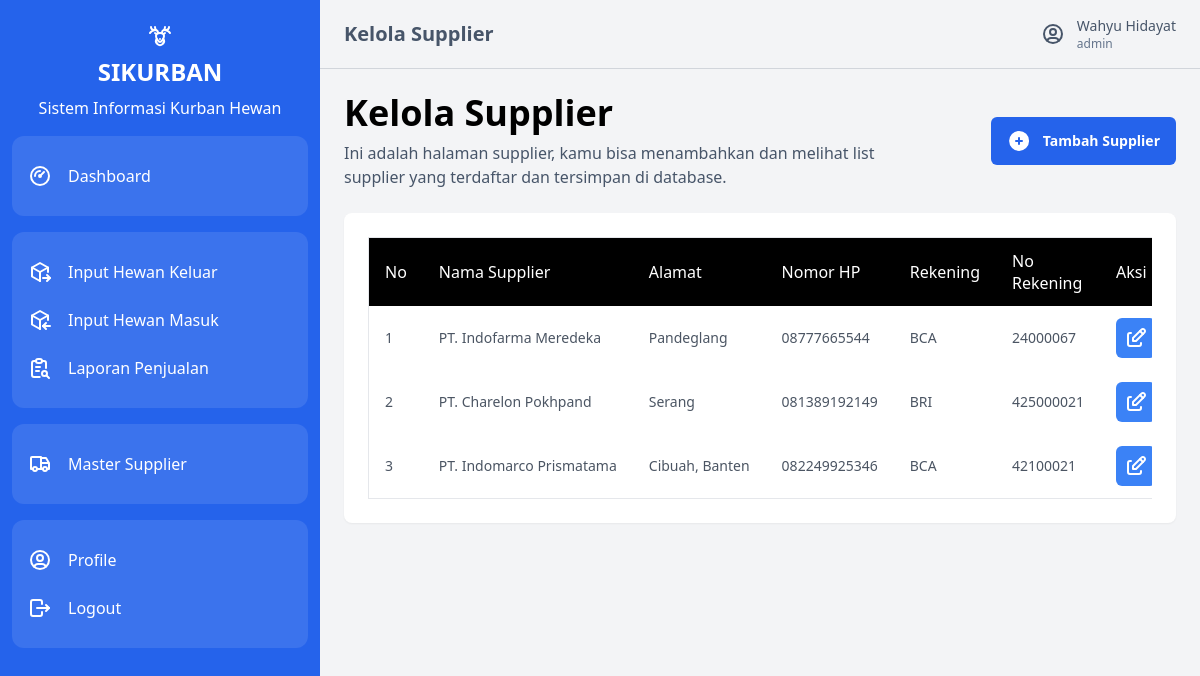
The app's page /index.php?page=kelola_supplier (signed in) with its own data.
### tables this page shows
CREATE TABLE `supplier` (
  `id` int(11) NOT NULL,
  `nama` varchar(255) DEFAULT NULL,
  `alamat` varchar(255) DEFAULT NULL,
  `nomor_hp` varchar(100) DEFAULT NULL,
  `rekening` varchar(100) DEFAULT NULL,
  `nomor_rekening` varchar(100) DEFAULT NULL,
  `status` varchar(100) NOT NULL
);

### report/kelola_supplier.php (the view, shortened to what this page needs)
<div class="flex flex-row items-center justify-between gap-16">
    <div class="flex flex-col gap-2 flex-1">
        <h1 class="text-4xl font-bold text-black">Kelola Supplier</h1>
        <span>Ini adalah halaman supplier, kamu bisa menambahkan dan melihat list supplier yang terdaftar dan tersimpan di database.</span>
    </div>
    <div>
        <a href="?page=tambah_supplier" class="button">
            Tambah Supplier
        </a>
    </div>
</div>
<div class="flex flex-col bg-white p-6 rounded-lg shadow-sm">
    <?php
    include 'koneksi.php';
    $data =  [];
    $query = mysqli_query($koneksi, "SELECT * FROM supplier WHERE `status`='active' order by id desc");
    while($d = mysqli_fetch_assoc($query)){
        $data [] = $d;
    }
    ?>
    <div class="table-container">
        <table class="data-table">
            <thead>
                <tr>
                    <td>No</td>
                    <td>Nama Supplier</td>
                    <td>Alamat</td>
                    <td>Nomor HP</td>
                    <td>Rekening</td>
                    <td>No Rekening</td>
                    <td>Aksi</td>
                </tr>
            </thead>
            <tbody>
                <?php $no = 0;?>
                <?php foreach($data as $d):?>
                    <?php $no++;?>
                    <tr>
                        <td><?= $no;?></td>
                        <td><?= $d['nama'];?></td>
                        <td><?= $d['alamat'];?></td>
                        <td><?= $d['nomor_hp'];?></td>
                        <td><?= $d['rekening'];?></td>
                        <td><?= $d['nomor_rekening'];?></td>
                        <td>
                            <div class="flex">
                                <a href="index.php?page=edit_supplier&id=<?= $d['id'];?>" class="p-2 rounded-md bg-blue-500 text-white hover:bg-blue-400">
                                </a>
                            </div>
                        </td>
                    </tr>
                    <?php endforeach;?>
            </tbody>
        </table>
    </div>
</div>

### assets/app.css (style rules this page uses)
html, :host { line-height: 1.5; -webkit-text-size-adjust: 100%; -moz-tab-size: 4; -o-tab-size: 4; tab-size: 4; font-family: ui-sans-serif, system-ui, sans-serif, "Apple Color Emoji", "Segoe UI Emoji", "Segoe UI Symbol", "Noto Color Emoji"; font-feature-settings: normal; font-variation-settings: normal; -webkit-tap-highlight-color: transparent; }
body { margin: 0; line-height: inherit; }
h1, h2, h3, h4, h5, h6 { font-size: inherit; font-weight: inherit; }
a { color: inherit; text-decoration: inherit; }
table { text-indent: 0; border-color: inherit; border-collapse: collapse; }
blockquote, dl, dd, h1, h2, h3, h4, h5, h6, hr, figure, p, pre { margin: 0; }
img, svg, video, canvas, audio, iframe, embed, object { display: block; vertical-align: middle; }
.flex { display: flex; }
.flex-1 { flex: 1 1 0%; }
.flex-row { flex-direction: row; }
.flex-col { flex-direction: column; }
.items-center { align-items: center; }
.justify-between { justify-content: space-between; }
.gap-16 { gap: 4rem; }
.gap-2 { gap: 0.5rem; }
.rounded-lg { border-radius: 0.5rem; }
.rounded-md { border-radius: 0.375rem; }
.bg-blue-500 { --tw-bg-opacity: 1; background-color: rgb(59 130 246 / var(--tw-bg-opacity)); }
.bg-white { --tw-bg-opacity: 1; background-color: rgb(255 255 255 / var(--tw-bg-opacity)); }
.p-2 { padding: 0.5rem; }
.p-6 { padding: 1.5rem; }
.text-4xl { font-size: 2.25rem; line-height: 2.5rem; }
.font-bold { font-weight: 700; }
.text-black { --tw-text-opacity: 1; color: rgb(0 0 0 / var(--tw-text-opacity)); }
.text-white { --tw-text-opacity: 1; color: rgb(255 255 255 / var(--tw-text-opacity)); }
.shadow-sm { --tw-shadow: 0 1px 2px 0 rgb(0 0 0 / 0.05); --tw-shadow-colored: 0 1px 2px 0 var(--tw-shadow-color); box-shadow: var(--tw-ring-offset-shadow, 0 0 #0000), var(--tw-ring-shadow, 0 0 #0000), var(--tw-shadow); }
.button { display: flex; flex-direction: row; align-items: center; gap: 0.75rem; border-radius: 0.375rem; --tw-bg-opacity: 1; background-color: rgb(37 99 235 / var(--tw-bg-opacity)); padding-left: 1rem; padding-right: 1rem; padding-top: 0.75rem; padding-bottom: 0.75rem; font-size: 0.875rem; line-height: 1.25rem; font-weight: 600; --tw-text-opacity: 1; color: rgb(255 255 255 / var(--tw-text-opacity)); transition-property: color, background-color, border-color, text-decoration-color, fill, stroke, opacity, box-shadow, transform, filter, -webkit-backdrop-filter; transition-property: color, background-color, border-color, text-decoration-color, fill, stroke, opacity, box-shadow, transform, filter, backdrop-filter; transition-property: color, background-color, border-color, text-decoration-color, fill, stroke, opacity, box-shadow, transform, filter, backdrop-filter, -webkit-backdrop-filter; transition-timing-function: cubic-bezier(0.4, 0, 0.2, 1); transition-duration: 300ms; }
.table-container { display: flex; width: 100%; flex-direction: column; overflow: auto; }
.data-table { width: 100%; border-width: 1px; --tw-border-opacity: 1; border-color: rgb(229 231 235 / var(--tw-border-opacity)); }
.data-table > thead > tr >td { --tw-bg-opacity: 1; background-color: rgb(0 0 0 / var(--tw-bg-opacity)); padding-left: 1rem; padding-right: 1rem; padding-top: 0.75rem; padding-bottom: 0.75rem; --tw-text-opacity: 1; color: rgb(255 255 255 / var(--tw-text-opacity)); }
.data-table > tbody > tr > td { white-space: nowrap; padding-left: 1rem; padding-right: 1rem; padding-top: 0.75rem; padding-bottom: 0.75rem; font-size: 0.875rem; line-height: 1.25rem; --tw-text-opacity: 1; color: rgb(75 85 99 / var(--tw-text-opacity)); }

### records on screen
supplier: nama "PT. Indofarma Meredeka", alamat "Pandeglang", nomor_hp "08777665544", rekening "BCA", nomor_rekening "24000067"
supplier: nama "PT. Charelon Pokhpand", alamat "Serang", nomor_hp "081389192149", rekening "BRI", nomor_rekening "425000021"
supplier: nama "PT. Indomarco Prismatama", alamat "Cibuah, Banten", nomor_hp "082249925346", rekening "BCA", nomor_rekening "42100021"

### other values on screen
$routes['title'] "Kelola Supplier"
$name "Wahyu Hidayat"
$role "admin"
